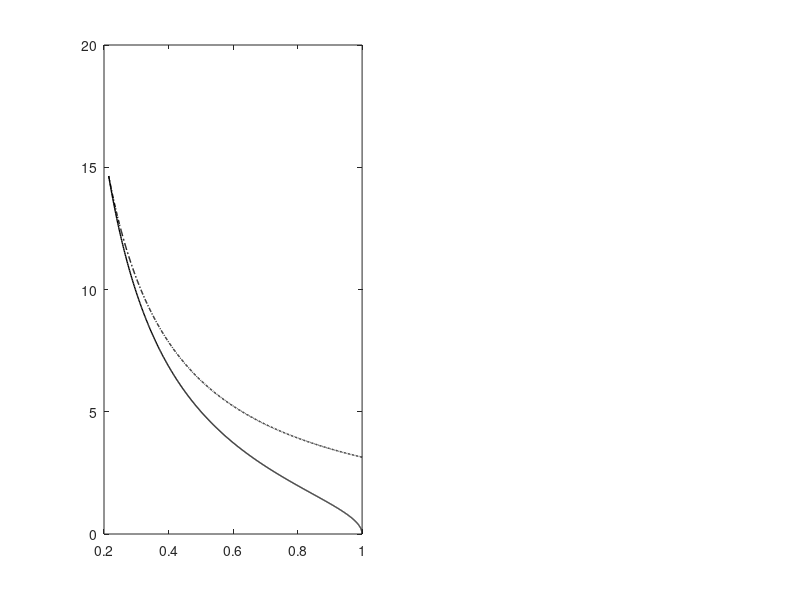

Write the MATLAB code that produced this figure. (Note: this script raises an error after producing the figure.)
clear; clc; 
close all; 

%%%%%%%%%%%%%%%%%%%%%%%%%%%%%%%%%%%%%%%%%%%%%%%%%%%%%%%%%%%%%%%%%%%%%%%%%%%
% Plot F vs phi
%%%%%%%%%%%%%%%%%%%%%%%%%%%%%%%%%%%%%%%%%%%%%%%%%%%%%%%%%%%%%%%%%%%%%%%%%%%

fig1 = figure();

subfig1 = subplot(121);

Rs = linspace(1E-8,1/2,1000);

phis_Mo = 1 - pi.*Rs.^2; % Mo: a=1
Fs_Mo = 2*pi*Rs./phis_Mo; % Mo: a=1
plot(phis_Mo,Fs_Mo,'-k','Linewidth',1);
hold on

phis_min = 1 - pi*Rs/2; % Min: a=2*R
Fs_min = pi./phis_min; % Min: a=2*R
plot(phis_min,Fs_min,'-.k','Linewidth',1); 

Rs = [0.1:0.1:0.4 0.49];
cc = parula(length(Rs)+1);

for iR = 1:length(Rs)
    
    R = Rs(iR);
    
    as = logspace(log10(2*R),2,1000);
    phis = 1 - pi*(R^2)./as;
    Fs = 2*pi*R./(as.*phis);
    
    plot(phis,Fs,'-','Linewidth',1,'color',cc(iR,:));
    plot(phis(1),Fs(1),'o','color', cc(iR,:), 'MarkerFaceColor', ...
        cc(iR,:),'Markersize',3)
    
end

box on
set(gca,'yscale','log')
set(gca,'FontSize',10,'FontName','Times','LineWidth',1)
set(gca,'XMinorTick','off');
set(gca,'YMinorTick','off');

xlim([0.2,1])
set(gca,'XTick',0.2:0.1:1)
set(gca,'XTickLabel',{'0.2','','0.4','','0.6','','0.8','','1'})
xlabel('$\phi$','Interpreter','latex');

ylim([2e-2,2e1])
set(gca,'YTick',[2e-2 2e-1 2 2E1])
% set(gca,'YTickLabel',{'10^{-2}','','10^{0}','','10^{2}'})
ylabel('$F$','Interpreter','latex');

%%%%%%%%%%%%%%%%%%%%%%%%%%%%%%%%%%%%%%%%%%%%%%%%%%%%%%%%%%%%%%%%%%%%%%%%%%%
% Plot F vs R
%%%%%%%%%%%%%%%%%%%%%%%%%%%%%%%%%%%%%%%%%%%%%%%%%%%%%%%%%%%%%%%%%%%%%%%%%%%

subfig2 = subplot(122);

Rs = linspace(1E-8,1/2,1000);

phis_Mo = 1 - pi.*Rs.^2; % Mo: a=1
Fs_Mo = 2*pi*Rs./phis_Mo; % Mo: a=1
plot(Rs,Fs_Mo,'-k','Linewidth',1);
hold on

phis_min = 1 - pi*Rs/2; % Min: a=2*R
Fs_min = pi./phis_min; % Min: a=2*R
plot(Rs,Fs_min,'-.k','Linewidth',1);

phis = [0.65 0.70 0.80 0.90 0.95];
cc = pink(length(phis)+5);

for iphi = 1:length(phis)

    phi = phis(iphi);
    Rs = linspace(1E-8,1/2,1000);

    as = pi*(Rs.^2)/(1-phi);
    Fs = 2*pi*Rs./(as*phi);

    ikeep = as>(2*Rs);
    Rs = Rs(ikeep);
    Fs = Fs(ikeep);

    semilogy(Rs,Fs,'Linewidth',1,'Color',cc(iphi,:))
    hold all;
    plot(Rs(1),Fs(1),'o','color', cc(iphi,:), 'MarkerFaceColor', ...
        cc(iphi,:),'Markersize',3)

end

box on
set(gca,'yscale','log')
set(gca,'FontSize',10,'FontName','Times','LineWidth',1)
set(gca,'XMinorTick','off');
set(gca,'YMinorTick','off');

xlim([0,0.5])
set(gca,'XTick',[0.0:0.05:0.5])
set(gca,'XTickLabel',{'0','','0.1','','0.2','','0.3','','0.4','','0.5'})
xlabel('$R$','Interpreter','latex');

ylim([2e-2,2e1])
set(gca,'YTick',[2e-2 2e-1 2 2E1])
% set(gca,'YTickLabel',{'10^{-2}','','10^{0}','','10^{2}'})

set(subfig1,'linewidth',0.5)
set(subfig1,'layer','top')

set(subfig2,'linewidth',0.5)
set(subfig2,'layer','top')

annotation('textbox',...
    [0.1 0.87 0.2 0.038],...
    'String',{'(a)'},...
    'LineStyle','none',...
    'Interpreter','latex',...
    'FontSize',10,...
    'FontName','Times',...
    'FitBoxToText','on');

annotation('textbox',...
    [0.57 0.87 0.2 0.038],...
    'String',{'(b)'},...
    'LineStyle','none',...
    'Interpreter','latex',...
    'FontSize',10,...
    'FontName','Times',...
    'FitBoxToText','on');

% Two figures in two columns
figw = 13.5; % cm
subfigw = 0.4; % Fraction of figw
subfigh = 0.75; % Fraction of figh
padleft = 1.4/figw; % Fraction of figw
padbottom = 2.5/figw; % Fraction of figw
padbetween = .75/figw; % Fraction of figw
figh = 6;

set(subfig1,'Position',[padleft,padbottom,subfigw,subfigh])
set(subfig2,'Position',[padleft+(subfigw+1.2*padbetween),padbottom,...
    subfigw,subfigh])

set(fig1,'PaperUnits','centimeters')
set(fig1,'PaperSize',[figw figh])
set(fig1,'PaperPosition',[0 0 figw figh])

print(fig1,'-dpdf','./figure7.pdf');